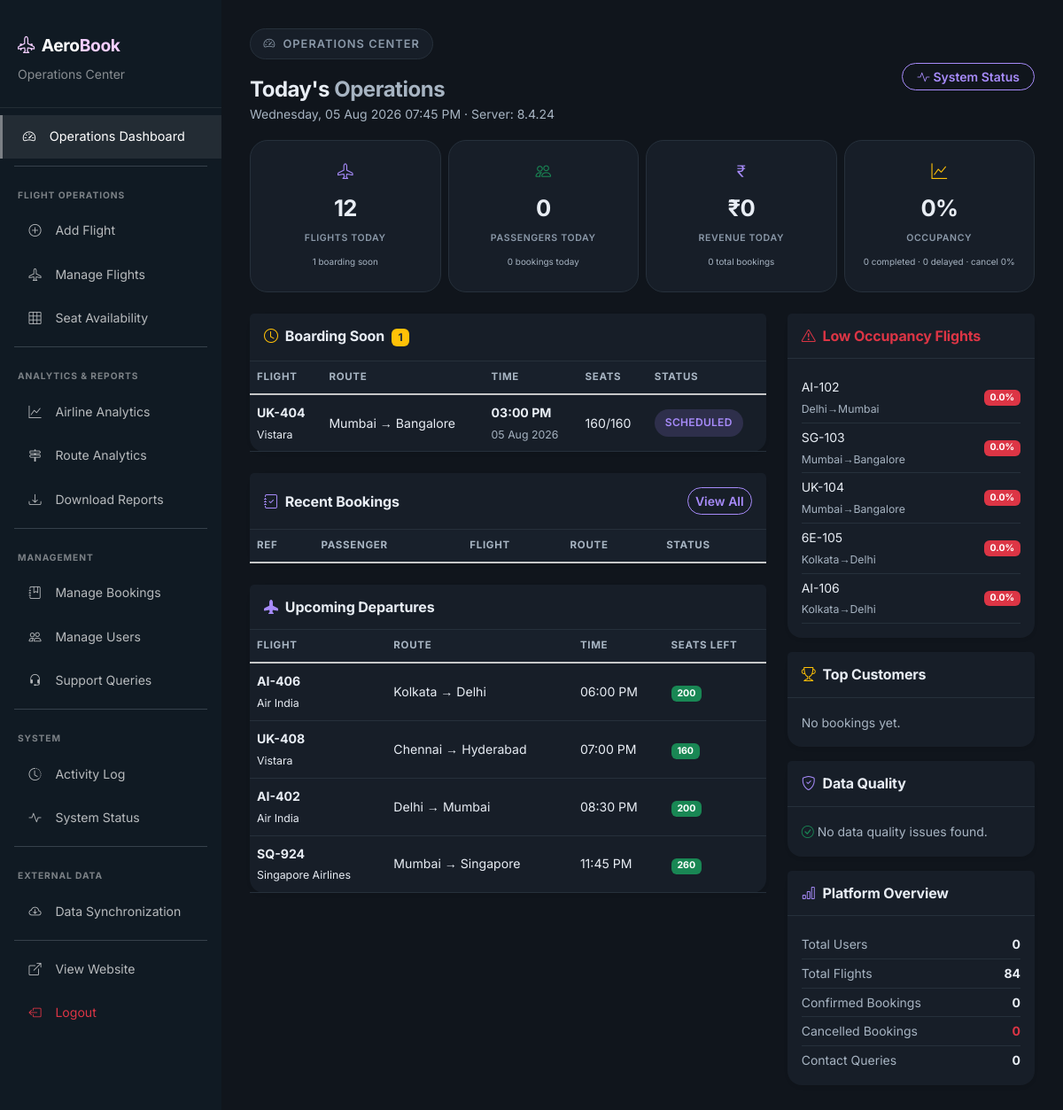
Page /admin/dashboard.php (signed in) on the committed database.
### tables this page shows
CREATE TABLE IF NOT EXISTS flights (
    flight_id INT AUTO_INCREMENT PRIMARY KEY,
    airline_name VARCHAR(100) NOT NULL,
    flight_number VARCHAR(20) NOT NULL UNIQUE,
    source VARCHAR(100) NOT NULL,
    destination VARCHAR(100) NOT NULL,
    departure_time DATETIME NOT NULL,
    arrival_time DATETIME NOT NULL,
    total_seats INT NOT NULL DEFAULT 180,
    seats_available INT NOT NULL DEFAULT 180,
    price DECIMAL(10, 2) NOT NULL,
    status ENUM('Scheduled', 'Delayed', 'Cancelled', 'Completed') DEFAULT 'Scheduled',
    created_at TIMESTAMP DEFAULT CURRENT_TIMESTAMP,
     
     
     
    CONSTRAINT chk_flights_seats CHECK (seats_available <= total_seats)
);

### includes/AdminAnalytics.php (called while the page is built, shortened)
<?php
if (!defined('AEROBOOK_ADMIN_ANALYTICS')) {
require_once __DIR__ . '/Cache.php';
function getTodayOpsMetrics() {
    return AeroCache::remember('today_ops_metrics', 60, function() {
        global $conn;
        $metrics = [];
        $r = mysqli_query($conn, "SELECT COUNT(*) as c FROM flights WHERE DATE(departure_time) = CURDATE()");
        $metrics['flights_today'] = (int)mysqli_fetch_assoc($r)['c'];
        $r = mysqli_query($conn, "SELECT COUNT(*) as c FROM flights WHERE DATE(departure_time) = CURDATE() AND TIME(departure_time) BETWEEN TIME(NOW()) AND TIME(DATE_ADD(NOW(), INTERVAL 2 HOUR))");
        $metrics['boarding_soon'] = (int)mysqli_fetch_assoc($r)['c'];
        $r = mysqli_query($conn, "SELECT COUNT(*) as c FROM flights WHERE status='Delayed'");
        $metrics['delayed'] = (int)mysqli_fetch_assoc($r)['c'];
        $r = mysqli_query($conn, "SELECT COUNT(*) as c FROM flights WHERE DATE(departure_time) = CURDATE() AND status='Completed'");
        $metrics['completed_today'] = (int)mysqli_fetch_assoc($r)['c'];
        $r = mysqli_query($conn, "SELECT COUNT(*) as c FROM bookings WHERE DATE(travel_date) = CURDATE() AND booking_status='Confirmed'");
        $metrics['passengers_today'] = (int)mysqli_fetch_assoc($r)['c'];
        $r = mysqli_query($conn, "SELECT COUNT(*) as c FROM bookings WHERE DATE(booking_date) = CURDATE()");
        $metrics['bookings_today'] = (int)mysqli_fetch_assoc($r)['c'];
        $r = mysqli_query($conn, "SELECT COALESCE(SUM(f.price), 0) as s FROM bookings b JOIN flights f ON b.flight_id=f.flight_id WHERE b.booking_status='Confirmed' AND DATE(b.booking_date) = CURDATE()");
        $metrics['revenue_today'] = (float)mysqli_fetch_assoc($r)['s'];
        $r = mysqli_query($conn, "SELECT COUNT(*) as c FROM bookings WHERE booking_status='Confirmed'");
        $metrics['total_bookings'] = (int)mysqli_fetch_assoc($r)['c'];
        $r = mysqli_query($conn, "SELECT COUNT(*) as c FROM bookings WHERE DATE(booking_date)=CURDATE() AND booking_status='Cancelled'");
        $cancelled = (int)mysqli_fetch_assoc($r)['c'];
        $r = mysqli_query($conn, "SELECT COUNT(*) as c FROM bookings WHERE DATE(booking_date)=CURDATE()");
        $total = (int)mysqli_fetch_assoc($r)['c'];
        $metrics['cancellation_rate'] = $total > 0 ? round($cancelled / $total * 100, 1) : 0;
        $r = mysqli_query($conn, "SELECT SUM(total_seats) as total, SUM(total_seats - seats_available) as booked FROM flights WHERE status='Scheduled'");
        $row = mysqli_fetch_assoc($r);
        $metrics['overall_occupancy'] = ($row['total'] ?? 0) > 0 ? round(($row['booked'] ?? 0) / $row['total'] * 100, 1) : 0;
        return $metrics;
    });
}
}

### includes/Cache.php (called while the page is built, shortened)
<?php
class AeroCache {
    public static function remember($key, $ttlSeconds, $callback) {
        $now = time();
        $value = $callback();
        return $value;
    }
}

### includes/DatabaseHelper.php (called while the page is built, shortened)
<?php
if (!defined('AEROBOOK_DB_HELPER')) {
function countWhere($table, $column = null, $value = null) {
    global $conn;
    $table = preg_replace('/[^a-zA-Z0-9_]/', '', $table);
    if ($column !== null && $value !== null) {
        $column = preg_replace('/[^a-zA-Z0-9_]/', '', $column);
        $stmt = mysqli_prepare($conn, "SELECT COUNT(*) as c FROM {$table} WHERE {$column} = ?");
        mysqli_stmt_bind_param($stmt, "s", $value);
        mysqli_stmt_execute($stmt);
        $result = mysqli_stmt_get_result($stmt);
        $row = mysqli_fetch_assoc($result);
        return (int)$row['c'];
    }
    $result = mysqli_query($conn, "SELECT COUNT(*) as c FROM {$table}");
    $row = mysqli_fetch_assoc($result);
    return (int)$row['c'];
}
}

### admin/dashboard.php (the view, shortened to what this page needs)
<?php
require_once __DIR__ . '/includes/admin-header.php';
$metrics = getTodayOpsMetrics();
$dataIssues = getDataQualityIssues();
global $conn;
$boardings = mysqli_query($conn, "SELECT * FROM flights WHERE DATE(departure_time) = CURDATE() AND TIME(departure_time) BETWEEN TIME(NOW()) AND TIME(DATE_ADD(NOW(), INTERVAL 2 HOUR)) ORDER BY departure_time ASC");
$departures = mysqli_query($conn, "SELECT * FROM flights WHERE DATE(departure_time) = CURDATE() AND TIME(departure_time) > TIME(DATE_ADD(NOW(), INTERVAL 2 HOUR)) ORDER BY departure_time ASC LIMIT 5");
$topCustomers = getTopCustomers(3);
$alertFlights = mysqli_query($conn, "SELECT flight_number, source, destination, ROUND((total_seats - seats_available) / total_seats * 100, 1) as occ FROM flights WHERE status IN ('Scheduled','Delayed') AND (total_seats - seats_available) / total_seats * 100 < 20 ORDER BY occ ASC LIMIT 5");
?>
<div class="row mb-3">
    <div class="col-12">
        <div class="d-flex justify-content-between align-items-center flex-wrap gap-2">
            <div>
                <span class="kicker"><i class="bi bi-speedometer2 me-1"></i> Operations Center</span>
                <h4 class="fw-bold mb-0 mt-1">Today's <span class="text-muted">Operations</span></h4>
                <small class="text-muted"><?php echo date('l, d M Y h:i A'); ?> · Server: <?php echo phpversion(); ?></small>
            </div>
            <div><a href="diagnostics.php" class="btn btn-sm btn-outline-accent rounded-pill px-3"><i class="bi bi-activity me-1"></i>System Status</a></div>
        </div>
    </div>
</div>
<div class="row g-2 mb-4">
    <div class="col-md-3 col-6"><div class="ops-kpi"><i class="bi bi-airplane text-primary"></i><span class="kpi-value"><?php echo $metrics['flights_today']; ?></span><span class="kpi-label">Flights Today</span><small class="text-muted"><?php echo $metrics['boarding_soon']; ?> boarding soon</small></div></div>
    <div class="col-md-3 col-6"><div class="ops-kpi"><i class="bi bi-people text-success"></i><span class="kpi-value"><?php echo $metrics['passengers_today']; ?></span><span class="kpi-label">Passengers Today</span><small class="text-muted"><?php echo $metrics['bookings_today']; ?> bookings today</small></div></div>
    <div class="col-md-3 col-6"><div class="ops-kpi"><i class="bi bi-currency-rupee text-accent"></i><span class="kpi-value"><?php echo formatPrice($metrics['revenue_today']); ?></span><span class="kpi-label">Revenue Today</span><small class="text-muted"><?php echo $metrics['total_bookings']; ?> total bookings</small></div></div>
    <div class="col-md-3 col-6"><div class="ops-kpi"><i class="bi bi-graph-up text-warning"></i><span class="kpi-value"><?php echo $metrics['overall_occupancy']; ?>%</span><span class="kpi-label">Occupancy</span><small class="text-muted"><?php echo $metrics['completed_today']; ?> completed · <?php echo $metrics['delayed']; ?> delayed · cancel <?php echo $metrics['cancellation_rate']; ?>%</small></div></div>
</div>
<div class="row g-4">
    <div class="col-lg-8">
        <div class="card border-0 shadow-sm rounded-4 mb-4">
            <div class="card-header bg-white p-3 border-bottom d-flex justify-content-between align-items-center">
                <h6 class="mb-0 fw-bold"><i class="bi bi-clock me-2 text-warning"></i>Boarding Soon <span class="badge bg-warning text-dark ms-1"><?php echo $metrics['boarding_soon']; ?></span></h6>
            </div>
            <div class="card-body p-0">
                <?php if (mysqli_num_rows($boardings) > 0): ?>
                <div class="table-responsive"><table class="table table-hover mb-0">
                    <thead class="table-light"><tr><th>Flight</th><th>Route</th><th>Time</th><th>Seats</th><th>Status</th></tr></thead>
                    <tbody><?php while($f = mysqli_fetch_assoc($boardings)): ?><tr>
                        <td><span class="fw-bold"><?php echo $f['flight_number']; ?></span><br><small><?php echo $f['airline_name']; ?></small></td>
                        <td><?php echo $f['source']; ?> → <?php echo $f['destination']; ?></td>
                        <td><strong><?php echo formatTime($f['departure_time']); ?></strong><br><small class="text-muted"><?php echo formatDate($f['departure_time']); ?></small></td>
                        <td><?php echo $f['seats_available']; ?>/<?php echo $f['total_seats']; ?></td>
                        <td><?php echo statusBadge($f['status']); ?></td>
                    </tr><?php endwhile; ?></tbody>
                </table></div>
                <?php else: ?><p class="text-muted p-3 mb-0 small">No flights boarding in the next 2 hours.</p><?php endif; ?>
            </div>
        </div>
        <div class="card border-0 shadow-sm rounded-4 mb-4">
            <div class="card-header bg-white p-3 border-bottom d-flex justify-content-between align-items-center">
                <h6 class="mb-0 fw-bold"><i class="bi bi-journal-check me-2 text-primary"></i>Recent Bookings</h6>
                <a href="manage-bookings.php" class="btn btn-sm btn-outline-primary">View All</a>
            </div>
            <div class="card-body p-0">
                <div class="table-responsive"><table class="table table-hover mb-0">
                    <thead class="table-light"><tr><th>Ref</th><th>Passenger</th><th>Flight</th><th>Route</th><th>Status</th></tr></thead>
                </table></div>
            </div>
        </div>
        <div class="card border-0 shadow-sm rounded-4">
            <div class="card-header bg-white p-3 border-bottom"><h6 class="mb-0 fw-bold"><i class="bi bi-airplane-fill me-2 text-info"></i>Upcoming Departures</h6></div>
            <div class="card-body p-0">
                <?php if (mysqli_num_rows($departures) > 0): ?>
                <div class="table-responsive"><table class="table table-hover mb-0">
                    <thead class="table-light"><tr><th>Flight</th><th>Route</th><th>Time</th><th>Seats Left</th></tr></thead>
                    <tbody><?php while($f = mysqli_fetch_assoc($departures)): ?><tr>
                        <td><span class="fw-bold"><?php echo $f['flight_number']; ?></span><br><small><?php echo $f['airline_name']; ?></small></td>
                        <td><?php echo $f['source']; ?> → <?php echo $f['destination']; ?></td>
                        <td><?php echo formatTime($f['departure_time']); ?></td>
                        <td><span class="badge <?php echo $f['seats_available'] > 50 ? 'bg-success' : ($f['seats_available'] > 20 ? 'bg-warning' : 'bg-danger'); ?>"><?php echo $f['seats_available']; ?></span></td>
                    </tr><?php endwhile; ?></tbody>
                </table></div>
                <?php else: ?><p class="text-muted p-3 mb-0 small">No more departures today.</p><?php endif; ?>
            </div>
        </div>
    </div>
    <div class="col-lg-4">
        <div class="card border-0 shadow-sm rounded-4 mb-3">
            <div class="card-header bg-white p-3 border-bottom"><h6 class="mb-0 fw-bold text-danger"><i class="bi bi-exclamation-triangle me-2"></i>Low Occupancy Flights</h6></div>
            <div class="card-body p-3">
                <?php if (mysqli_num_rows($alertFlights) > 0): ?>
                <?php while($a = mysqli_fetch_assoc($alertFlights)): ?>
                <div class="d-flex justify-content-between align-items-center py-1 border-bottom small">
                    <span><?php echo $a['flight_number']; ?><br><small class="text-muted"><?php echo $a['source']; ?>→<?php echo $a['destination']; ?></small></span>
                    <span class="badge bg-danger"><?php echo $a['occ']; ?>%</span>
                </div>
                <?php endwhile; ?>
                <?php else: ?><p class="text-muted small mb-0">All flights have healthy occupancy.</p><?php endif; ?>
            </div>
        </div>
        <div class="card border-0 shadow-sm rounded-4 mb-3">
            <div class="card-header bg-white p-3 border-bottom"><h6 class="mb-0 fw-bold"><i class="bi bi-trophy me-2 text-warning"></i>Top Customers</h6></div>
            <div class="card-body p-3">
                <?php if (!empty($topCustomers)): foreach ($topCustomers as $c): ?>
                <div class="d-flex justify-content-between py-1 border-bottom small">
                    <span class="fw-semibold"><?php echo htmlspecialchars($c['name']); ?></span>
                    <span class="text-accent"><?php echo $c['bookings']; ?>x <?php echo formatPrice($c['total_spent']); ?></span>
                </div>
                <?php endforeach; else: ?><p class="text-muted small mb-0">No bookings yet.</p><?php endif; ?>
            </div>
        </div>
        <div class="card border-0 shadow-sm rounded-4 mb-3">
            <div class="card-header bg-white p-3 border-bottom"><h6 class="mb-0 fw-bold"><i class="bi bi-shield-check me-2 text-info"></i>Data Quality</h6></div>
            <div class="card-body p-3">
                <?php if (!empty($dataIssues)): foreach ($dataIssues as $issue): ?>
                <div class="d-flex align-items-start gap-2 py-1 border-bottom small">
                    <i class="bi bi-<?php echo $issue['type'] === 'critical' ? 'exclamation-octagon text-danger' : ($issue['type'] === 'error' ? 'x-circle text-danger' : 'exclamation-triangle text-warning'); ?> mt-1"></i>
                    <span><?php echo htmlspecialchars($issue['message']); ?></span>
                </div>
                <?php endforeach; else: ?><p class="text-muted small mb-0"><i class="bi bi-check-circle text-success me-1"></i>No data quality issues found.</p><?php endif; ?>
            </div>
        </div>
        <div class="card border-0 shadow-sm rounded-4">
            <div class="card-header bg-white p-3 border-bottom"><h6 class="mb-0 fw-bold"><i class="bi bi-bar-chart me-2 text-accent"></i>Platform Overview</h6></div>
            <div class="card-body p-3">
                <div class="d-flex justify-content-between py-1 border-bottom small"><span class="text-muted">Total Users</span><span class="fw-bold"><?php echo countWhere('users'); ?></span></div>
                <div class="d-flex justify-content-between py-1 border-bottom small"><span class="text-muted">Total Flights</span><span class="fw-bold"><?php echo countWhere('flights'); ?></span></div>
                <div class="d-flex justify-content-between py-1 border-bottom small"><span class="text-muted">Confirmed Bookings</span><span class="fw-bold"><?php echo countWhere('bookings', 'booking_status', 'Confirmed'); ?></span></div>
                <div class="d-flex justify-content-between py-1 border-bottom small"><span class="text-muted">Cancelled Bookings</span><span class="fw-bold text-danger"><?php echo countWhere('bookings', 'booking_status', 'Cancelled'); ?></span></div>
                <div class="d-flex justify-content-between pt-1 small"><span class="text-muted">Contact Queries</span><span class="fw-bold"><?php echo countWhere('contacts'); ?></span></div>
            </div>
        </div>
    </div>
</div>
<?php require_once __DIR__ . '/includes/admin-footer.php'; ?>

### includes/functions.php (shortened to what this page needs)
<?php
function formatPrice($price) {
    return '₹' . number_format((float) $price, 0);
}
function formatDate($date) {
    return date('d M Y', strtotime($date));
}
function formatTime($datetime) {
    return date('h:i A', strtotime($datetime));
}
function statusBadge($status) {
    $classes = [
        'Confirmed' => 'badge-status bg-success',
        'Cancelled' => 'badge-status bg-danger',
        'Scheduled' => 'badge-status bg-primary',
        'Delayed'   => 'badge-status bg-warning',
        'Completed' => 'badge-status bg-secondary',
        'Checked-in' => 'badge-status bg-info',
    ];
    $class = $classes[$status] ?? 'badge-status bg-secondary';
    return '<span class="' . $class . '">' . $status . '</span>';
}

### rows in the picture
flights: flight_number "UK-404", airline_name "Vistara", source "Mumbai", destination "Bangalore", departure_time "03:00 PM", departure_time "05 Aug 2026", seats_available "160", total_seats "160", status "SCHEDULED"
flights: flight_number "AI-406", airline_name "Air India", source "Kolkata", destination "Delhi", departure_time "06:00 PM", seats_available "200"
flights: flight_number "UK-408", airline_name "Vistara", source "Chennai", destination "Hyderabad", departure_time "07:00 PM", seats_available "160"
flights: flight_number "AI-402", airline_name "Air India", source "Delhi", destination "Mumbai", departure_time "08:30 PM", seats_available "200"
flights: flight_number "SQ-924", airline_name "Singapore Airlines", source "Mumbai", destination "Singapore", departure_time "11:45 PM", seats_available "260"
flights: flight_number "AI-102", source "Delhi", destination "Mumbai", occ "0.0"
flights: flight_number "SG-103", source "Mumbai", destination "Bangalore", occ "0.0"
flights: flight_number "UK-104", source "Mumbai", destination "Bangalore", occ "0.0"
flights: flight_number "6E-105", source "Kolkata", destination "Delhi", occ "0.0"
flights: flight_number "AI-106", source "Kolkata", destination "Delhi", occ "0.0"

### other values in the picture
phpversion() "8.4.24"
$metrics['flights_today'] "12"
$metrics['boarding_soon'] "1"
$metrics['passengers_today'] "0"
$metrics['bookings_today'] "0"
formatPrice($metrics['revenue_today']) "₹0"
$metrics['total_bookings'] "0"
$metrics['overall_occupancy'] "0"
$metrics['completed_today'] "0"
$metrics['delayed'] "0"
$metrics['cancellation_rate'] "0"
countWhere('users') "0"
countWhere('flights') "84"
countWhere('bookings', 'booking_status', 'Confirmed') "0"
countWhere('bookings', 'booking_status', 'Cancelled') "0"
